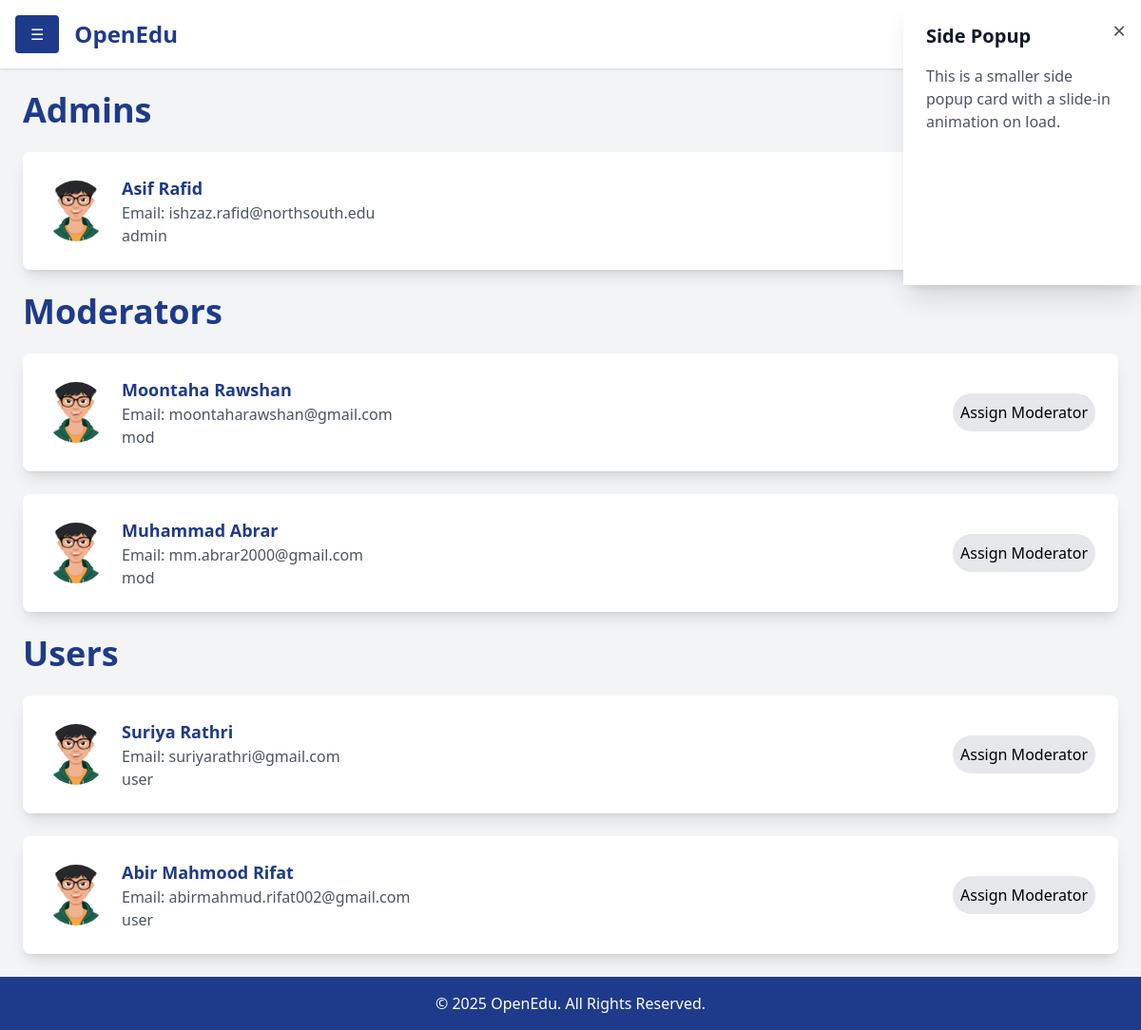
The app's page /appoint (signed in), older data.
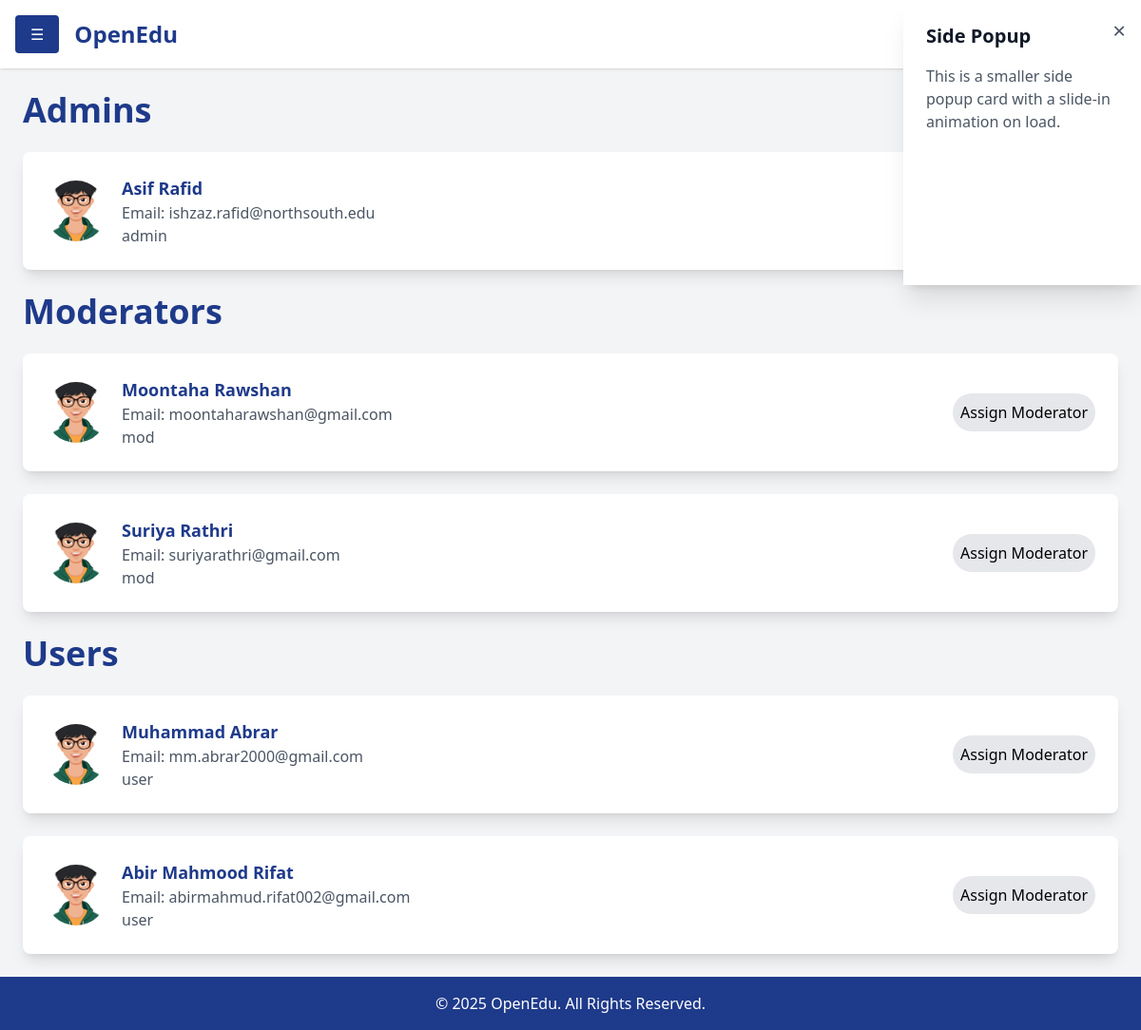
The same page, newer data.
### accounts/models.py (models this page shows, shortened)
class User(AbstractUser):
    contact = models.CharField(max_length=15, blank=True, null=True)
    profilepicture = models.ImageField(upload_to='images/profilepictures', blank=True, null=True,default='images/profilepictures/rafid1.jpg')
    role=models.TextField(default='user')
    course=models.IntegerField(default=-1)
    department=models.IntegerField(default=-1)
    groups = models.ManyToManyField(
        'auth.Group',
        related_name='custom_user_set',
        blank=True
    )
    user_permissions = models.ManyToManyField(
        'auth.Permission',
        related_name='custom_user_permissions_set',
        blank=True
    )

### home/views.py (the view)
# urls.py: path('appoint', appoint, name='appoint'),]
@login_required
def appoint(request):
    if (request.user.role!='admin' and request.user.role!='master'):
        return redirect('/errors/unauthorizedaccess')
    admins=User.objects.filter(role='admin')
    moderators=User.objects.filter(role='mod')
    rusers=User.objects.filter(role='user')
    isMaster=(request.user.role=='master')
    context={'name':request.user.username,'rusers':rusers,'admins':admins,'moderators':moderators,'isMaster':isMaster}
    return render(request,"pages/appoint.html",context)

### home/templates/pages/appoint.html (shortened to what this page needs)
{% extends 'dashboard.html' %} {% block content %} {% load static %}
<div class="p-6 flex-grow">
  <div class="space-y-6">
    {% if admins and isMaster %}
    <h1 class="text-4xl font-bold text-blue-900 mb-4">Admins</h1>
    {% for user in admins %}
    <div
      class="flex items-center bg-white p-6 rounded-lg shadow-lg hover:shadow-xl transition duration-300 transform hover:scale-105 relative"
    >
      <div class="w-16 h-16 mr-4">
        <img
          src="{{ user.profilepicture.url }}"
          class="w-full h-full rounded-full object-cover"
        />
      </div>
      <div class="flex-grow">
        <h3 class="text-lg font-semibold text-blue-900">
          {{ user.first_name }} {{ user.last_name }}
        </h3>
        <p class="text-gray-600">Email: {{ user.email }}</p>
        <p class="text-gray-600">{{ user.role }}</p>
      </div>
      <button
        onclick="showAppointModal('admin', '{{ user.id }}')"
        class="bg-gray-200 hover:bg-gray-300 p-2 rounded-full focus:outline-none"
      >
      </button>
    </div>
    {% endfor %} {% endif %} {% if moderators %}
    <h1 class="text-4xl font-bold text-blue-900 mb-4">Moderators</h1>
    {% for user in moderators %}
    <div
      class="flex items-center bg-white p-6 rounded-lg shadow-lg hover:shadow-xl transition duration-300 transform hover:scale-105 relative"
    >
      <div class="w-16 h-16 mr-4">
        <img
          src="{{ user.profilepicture.url }}"
          class="w-full h-full rounded-full object-cover"
        />
      </div>
      <div class="flex-grow">
        <h3 class="text-lg font-semibold text-blue-900">
          {{ user.first_name }} {{ user.last_name }}
        </h3>
        <p class="text-gray-600">Email: {{ user.email }}</p>
        <p class="text-gray-600">{{ user.role }}</p>
      </div>
      <button
        onclick="showAppointModal('moderator', '{{ user.id }}')"
        class="bg-gray-200 hover:bg-gray-300 p-2 rounded-full focus:outline-none"
      >
        Assign Moderator
      </button>
    </div>
    {% endfor %} {% endif %} {% if rusers %}
    <h1 class="text-4xl font-bold text-blue-900 mb-4">Users</h1>
    {% for user in rusers %}
    <div
      class="flex items-center bg-white p-6 rounded-lg shadow-lg hover:shadow-xl transition duration-300 transform hover:scale-105 relative"
    >
      <div class="w-16 h-16 mr-4">
        <img
          src="{{ user.profilepicture.url }}"
          class="w-full h-full rounded-full object-cover"
        />
      </div>
      <div class="flex-grow">
        <h3 class="text-lg font-semibold text-blue-900">
          {{ user.first_name }} {{ user.last_name }}
        </h3>
        <p class="text-gray-600">Email: {{ user.email }}</p>
        <p class="text-gray-600">{{ user.role }}</p>
      </div>
      <button
        onclick="showAppointModal('moderator', '{{ user.id }}')"
        class="bg-gray-200 hover:bg-gray-300 p-2 rounded-full focus:outline-none"
      >
        Assign Moderator
      </button>
    </div>
    {% endfor %} {% endif %}
  </div>
</div>
{% endblock %}

Row changes from the older to the newer data that the page shows:
changed User "Suriya": moves from the list under "Users" to the list under "Moderators"
changed User "Muhammad": moves from the list under "Moderators" to the list under "Users"
